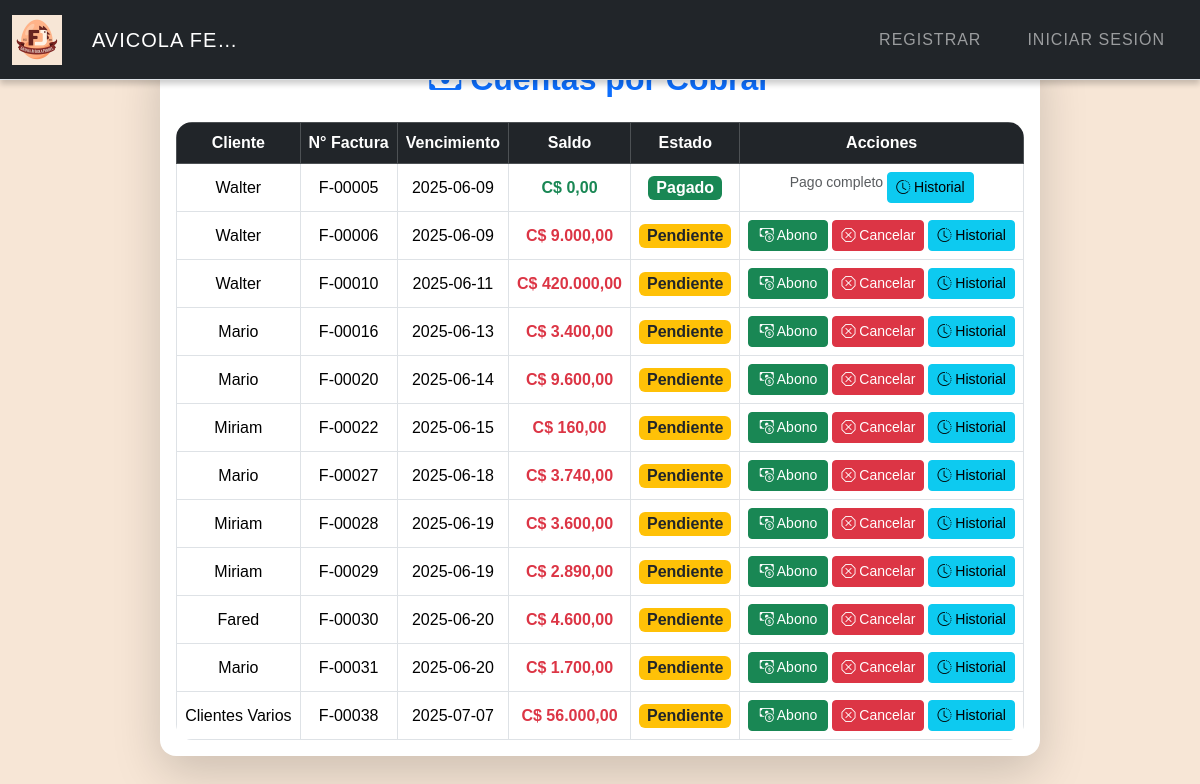
Page /cobros on the committed database.
### tables this page shows
CREATE TABLE Detalle_Cuentas_Por_Cobrar (
    ID_Cobro INTEGER PRIMARY KEY AUTOINCREMENT,
    ID_Movimiento INTEGER NOT NULL,
    Fecha DATE,
    ID_Cliente INTEGER NOT NULL,
    Num_Documento TEXT,
    Observacion TEXT,
    Fecha_Vencimiento DATE,
    Tipo_Movimiento INTEGER,
    Monto_Movimiento NUMERIC,
    IVA NUMERIC,
    Retencion NUMERIC,
    ID_Empresa INTEGER,
    FOREIGN KEY (ID_Cliente) REFERENCES Clientes(ID_Cliente),
    FOREIGN KEY (ID_Empresa) REFERENCES Empresa(ID_Empresa)
);

CREATE TABLE Clientes (
    ID_Cliente INTEGER PRIMARY KEY AUTOINCREMENT,
    Nombre TEXT NOT NULL,
    Telefono TEXT,
    Direccion TEXT,
    RUC_CEDULA TEXT
);

### app.py (the view)
@app.route("/cobros", methods=["GET"])
def cobros():
    try:
        cuentas = db.execute("""
            SELECT dcc.ID_Movimiento, dcc.Num_Documento AS Factura,
                   c.Nombre AS Cliente,
                   dcc.Monto_Movimiento AS Saldo,
                   dcc.Fecha_Vencimiento
            FROM Detalle_Cuentas_Por_Cobrar dcc
            JOIN Clientes c ON dcc.ID_Cliente = c.ID_Cliente
        """)
        return render_template("cobros.html", cuentas=cuentas)
    except Exception as e:
        flash(f"❌ Error al cargar los cobros: {e}", "danger")
        return redirect(url_for("index"))

### Templates/cobros.html (shortened to what this page needs)
{% extends "layout.html" %}
{% block main %}
<div class="container-fluid my-3 px-2 px-md-3">
    <div class="card shadow-lg border-0 rounded-4">
        <div class="card-body p-2 p-md-3">
            <h2 class="text-center mb-3 mb-md-4 text-primary fw-bold">
            </h2>
            <div class="table-responsive rounded-4">
                <table class="table table-hover table-bordered align-middle text-center mb-0">
                    <thead class="table-dark">
                        <tr>
                            <th class="d-none d-md-table-cell">Cliente</th>
                            <th>N° Factura</th>
                            <th class="d-none d-sm-table-cell">Vencimiento</th>
                            <th>Saldo</th>
                            <th>Estado</th>
                            <th>Acciones</th>
                        </tr>
                    </thead>
                    <tbody>
                        {% for cuenta in cuentas %}
                        <tr>
                            <td class="d-none d-md-table-cell">{{ cuenta.Cliente }}</td>
                            <td>{{ cuenta.Factura }}</td>
                            <td class="d-none d-sm-table-cell">{{ cuenta.Fecha_Vencimiento }}</td>
                            <td>
                                <span class="{% if cuenta.Saldo > 0 %}text-danger fw-bold{% else %}text-success fw-bold{% endif %}">
                                    {{ 'C$ ' ~ "{:,.2f}".format(cuenta.Saldo).replace(",", "X").replace(".", ",").replace("X", ".") }}
                                </span>
                            </td>
                            <td>
                                {% if cuenta.Saldo > 0 %}
                                    <span class="badge bg-warning text-dark py-1 px-2 fs-6">Pendiente</span>
                                {% else %}
                                    <span class="badge bg-success py-1 px-2 fs-6">Pagado</span>
                                {% endif %}
                            </td>
                            <td>
                                <div class="d-flex flex-wrap gap-1 justify-content-center">
                                    {% if cuenta.Saldo > 0 %}
                                        <a href="{{ url_for('registrar_cobro', id_venta=cuenta.ID_Movimiento) }}"
                                           class="btn btn-success btn-sm"
                                           data-bs-toggle="tooltip"
                                           title="Registrar cobro"
                                           style="min-width: 80px;">
                                            <i class="bi bi-cash-coin d-none d-md-inline"></i> Abono
                                        </a>
                                        <a href="{{ url_for('cancelar_deuda', id_venta=cuenta.ID_Movimiento) }}"
                                           class="btn btn-danger btn-sm"
                                           onclick="return confirm('¿Estás seguro que quieres cancelar esta deuda manualmente?');"
                                           data-bs-toggle="tooltip"
                                           title="Cancelar deuda"
                                           style="min-width: 80px;">
                                            <i class="bi bi-x-octagon d-none d-md-inline"></i> Cancelar
                                        </a>
                                    {% else %}
                                        <span class="text-muted small d-none d-md-inline">Pago completo</span>
                                    {% endif %}
                                    <a href="{{ url_for('historial_pagos', id_venta=cuenta.ID_Movimiento) }}"
                                       class="btn btn-info btn-sm"
                                       data-bs-toggle="tooltip"
                                       title="Historial de pagos"
                                       style="min-width: 80px;">
                                        <i class="bi bi-clock-history d-none d-md-inline"></i> Historial
                                    </a>
                                </div>
                            </td>
                        </tr>
                        {% else %}
                        <tr>
                            <td colspan="6" class="text-center">No hay cuentas por cobrar registradas.</td>
                        </tr>
                        {% endfor %}
                    </tbody>
                </table>
            </div>
        </div>
    </div>
</div>
{% endblock %}

### Templates/layout.html (shortened to what this page needs)
<!DOCTYPE html>
<html lang="es">
<head>
    <link href="https://cdn.jsdelivr.net/npm/bootstrap@5.3.3/dist/css/bootstrap.min.css" rel="stylesheet"
>
    <link rel="stylesheet" href="https://cdn.jsdelivr.net/npm/bootstrap-icons@1.11.1/font/bootstrap-icons.css">
    <link rel="stylesheet" href="{{ url_for('static', filename='styles.css') }}">
</head>
<body>
    <nav class="navbar navbar-expand-lg navbar-dark bg-dark border-bottom fixed-top">
        <div class="container-fluid">
            <div class="navbar-container">
                <div class="navbar-brand-container">
                    <img src="{{ url_for('static', filename='logoFerdel_web.png') }}"
                         alt="Logo de Ferdel"
                         width="50"
                         height="50"
                         class="img-fluid d-none d-sm-block">
                    <a class="navbar-brand" href="/">AVICOLA FERDEL</a>
                </div>
                <div class="collapse navbar-collapse navbar-menu" id="navbarNav">
                    {% if current_user.is_authenticated %}
                    <ul class="navbar-nav me-auto">
                        <li class="nav-item dropdown">
                            <a class="nav-link dropdown-toggle" href="#" id="comprasDropdown" role="button"
                               data-bs-toggle="dropdown" aria-expanded="false">
                                <i class="bi bi-cart-plus d-lg-none"></i>
                                <span>Compras</span>
                            </a>
                            <ul class="dropdown-menu" aria-labelledby="comprasDropdown">
                                <li><a class="dropdown-item" href="/compras"><i class="bi bi-plus-circle"></i>Agregar Compras</a></li>
                                <li><a class="dropdown-item" href="/gestionar_compras"><i class="bi bi-pencil-square"></i>Editar Compras</a></li>
                            </ul>
                        </li>
                        <li class="nav-item dropdown">
                            <a class="nav-link dropdown-toggle" href="#" id="ventasDropdown" role="button"
                               data-bs-toggle="dropdown" aria-expanded="false">
                                <i class="bi bi-cash-stack d-lg-none"></i>
                                <span>Ventas</span>
                            </a>
                            <ul class="dropdown-menu" aria-labelledby="ventasDropdown">
                                <li><a class="dropdown-item" href="/ventas"><i class="bi bi-plus-circle"></i>Agregar Ventas</a></li>
                                <li><a class="dropdown-item" href="/gestionar_ventas"><i class="bi bi-pencil-square"></i>Editar Ventas</a></li>
                            </ul>
                        </li>
                        <li class="nav-item dropdown">
                            <a class="nav-link dropdown-toggle" href="#" id="cobrosDropdown" role="button"
                               data-bs-toggle="dropdown" aria-expanded="false">
                                <i class="bi bi-currency-dollar d-lg-none"></i>
                                <span>Cobros</span>
                            </a>
                            <ul class="dropdown-menu" aria-labelledby="cobrosDropdown">
                                <li><a class="dropdown-item" href="{{ url_for('cobros') }}"><i class="bi bi-eye"></i>Ver Cobros</a></li>
                            </ul>
                        </li>
                        <li class="nav-item dropdown">
                            <a class="nav-link dropdown-toggle" href="#" id="pagosDropdown" role="button"
                               data-bs-toggle="dropdown" aria-expanded="false">
                                <i class="bi bi-credit-card d-lg-none"></i>
                                <span>Pagos</span>
                            </a>
                            <ul class="dropdown-menu" aria-labelledby="pagosDropdown">
                                <li><a class="dropdown-item" href="{{ url_for('pagos') }}"><i class="bi bi-eye"></i>Ver Pagos</a></li>
                            </ul>
                        </li>
                        <li class="nav-item dropdown">
                            <a class="nav-link dropdown-toggle" href="#" id="facturaDropdown" role="button"
                               data-bs-toggle="dropdown" aria-expanded="false">
                                <i class="bi bi-receipt d-lg-none"></i>
                                <span>Factura</span>
                            </a>
                            <ul class="dropdown-menu" aria-labelledby="facturaDropdown">
                                <li><a class="dropdown-item" href="{{ url_for('visualizar_facturas') }}"><i class="bi bi-eye"></i>Visualizar Factura</a></li>
                                <li><a class="dropdown-item" href="/factura_alterna"><i class="bi bi-file-earmark-plus"></i>Generar nueva Factura</a></li>
                            </ul>
                        </li>
                        <li class="nav-item dropdown">
                            <a class="nav-link dropdown-toggle" href="#" id="bodegaDropdown" role="button"
                               data-bs-toggle="dropdown" aria-expanded="false">
                                <i class="bi bi-box-seam d-lg-none"></i>
                                <span>Bodega</span>
                            </a>
                            <ul class="dropdown-menu" aria-labelledby="bodegaDropdown">
                                <li><a class="dropdown-item" href="/bodega"><i class="bi bi-eye"></i>Ver Bodega</a></li>
                                <li><a class="dropdown-item" href="{{ url_for('historial_inventario') }}"><i class="bi bi-clock-history"></i>Historial de Movimientos</a></li>
                            </ul>
                        </li>
                        <li class="nav-item dropdown">
                            <a class="nav-link dropdown-toggle" href="#" id="vehiculosDropdown" role="button"
                               data-bs-toggle="dropdown" aria-expanded="false">
                                <i class="bi bi-truck d-lg-none"></i>
                                <span>Vehiculos</span>
                            </a>
                            <ul class="dropdown-menu" aria-labelledby="vehiculosDropdown">
                                <li><a class="dropdown-item" href="{{ url_for('vehiculos') }}"><i class="bi bi-eye"></i>Ver Vehículos</a></li>
                                <li><a class="dropdown-item" href="{{ url_for('combustible') }}"><i class="bi bi-fuel-pump"></i>Gasto de Combustibles</a></li>
                                <li><a class="dropdown-item" href="#"><i class="bi bi-tools"></i>Gestionar Mantenimiento</a></li>
                            </ul>
                        </li>
                        <li class="nav-item dropdown">
                            <a class="nav-link dropdown-toggle" href="#" id="CatalogosDropdown" role="button"
                               data-bs-toggle="dropdown" aria-expanded="false">
                                <i class="bi bi-book d-lg-none"></i>
                                <span>Catálogos</span>
                            </a>
                            <ul class="dropdown-menu" aria-labelledby="CatalogosDropdown">
                                <li><a class="dropdown-item" href="/clientes"><i class="bi bi-people"></i>Gestionar Clientes</a></li>
                                <li><a class="dropdown-item" href="/proveedores"><i class="bi bi-truck"></i>Gestionar Proveedores</a></li>
                                <li><a class="dropdown-item" href="/productos"><i class="bi bi-box-seam"></i>Gestionar Productos</a></li>
                                <li><a class="dropdown-item" href="/empresa"><i class="bi bi-building"></i>Gestionar Empresa</a></li>
                                <li><a class="dropdown-item" href="{{ url_for('familia') }}"><i class="bi bi-diagram-3"></i>Gestionar Familias</a></li>
                                <li><a class="dropdown-item" href="{{ url_for('tipo_producto') }}"><i class="bi bi-tags"></i>Gestionar Tipos de Producto</a></li>
                            </ul>
                        </li>
                    </ul>
                    <ul class="navbar-nav">
                        <li class="nav-item">
                            <span class="nav-link text-white">
                                <i class="bi bi-person-circle d-lg-none"></i>
                                <span class="d-none d-md-inline">BIENVENIDO, </span>
                                <span class="d-inline d-md-none">Bienv. </span>
                                {{ current_user.username }}
                            </span>
                        </li>
                        <li class="nav-item">
                            <a class="nav-link" href="/logout">
                                <i class="bi bi-box-arrow-right d-lg-none"></i>
                                <span class="d-none d-sm-inline">Cerrar sesión</span>
                                <span class="d-inline d-sm-none">Salir</span>
                            </a>
                        </li>
                    </ul>
                    {% else %}
                    <ul class="navbar-nav ms-auto">
                        <li class="nav-item">
                            <a class="nav-link" href="/register">
                                <span class="d-none d-sm-inline">Registrar</span>
                            </a>
                        </li>
                        <li class="nav-item">
                            <a class="nav-link" href="/login">
                                <span class="d-none d-sm-inline">Iniciar sesión</span>
                            </a>
                        </li>
                    </ul>
                    {% endif %}
                </div>
            </div>
        </div>
    </nav>
    <main class="container-fluid py-3">
        <div class="row justify-content-center">
            <div class="col-12 col-xxl-10">
                {% block main %}
                {% endblock %}
            </div>
        </div>
    </main>
</body>
</html>

### rows in the picture
Detalle_Cuentas_Por_Cobrar: Cliente "Walter", Factura "F-00005", Fecha_Vencimiento "2025-06-09", Monto_Movimiento "C$ 0,00", shows "Pagado", shows "Pago completo"
Detalle_Cuentas_Por_Cobrar: Cliente "Walter", Factura "F-00006", Fecha_Vencimiento "2025-06-09", Monto_Movimiento "C$ 9.000,00", shows "Pendiente"
Detalle_Cuentas_Por_Cobrar: Cliente "Walter", Factura "F-00010", Fecha_Vencimiento "2025-06-11", Monto_Movimiento "C$ 420.000,00", shows "Pendiente"
Detalle_Cuentas_Por_Cobrar: Cliente "Mario", Factura "F-00016", Fecha_Vencimiento "2025-06-13", Monto_Movimiento "C$ 3.400,00", shows "Pendiente"
Detalle_Cuentas_Por_Cobrar: Cliente "Mario", Factura "F-00020", Fecha_Vencimiento "2025-06-14", Monto_Movimiento "C$ 9.600,00", shows "Pendiente"
Detalle_Cuentas_Por_Cobrar: Cliente "Miriam", Factura "F-00022", Fecha_Vencimiento "2025-06-15", Monto_Movimiento "C$ 160,00", shows "Pendiente"
Detalle_Cuentas_Por_Cobrar: Cliente "Mario", Factura "F-00027", Fecha_Vencimiento "2025-06-18", Monto_Movimiento "C$ 3.740,00", shows "Pendiente"
Detalle_Cuentas_Por_Cobrar: Cliente "Miriam", Factura "F-00028", Fecha_Vencimiento "2025-06-19", Monto_Movimiento "C$ 3.600,00", shows "Pendiente"
Detalle_Cuentas_Por_Cobrar: Cliente "Miriam", Factura "F-00029", Fecha_Vencimiento "2025-06-19", Monto_Movimiento "C$ 2.890,00", shows "Pendiente"
Detalle_Cuentas_Por_Cobrar: Cliente "Fared", Factura "F-00030", Fecha_Vencimiento "2025-06-20", Monto_Movimiento "C$ 4.600,00", shows "Pendiente"
Detalle_Cuentas_Por_Cobrar: Cliente "Mario", Factura "F-00031", Fecha_Vencimiento "2025-06-20", Monto_Movimiento "C$ 1.700,00", shows "Pendiente"
Detalle_Cuentas_Por_Cobrar: Cliente "Clientes Varios", Factura "F-00038", Fecha_Vencimiento "2025-07-07", Monto_Movimiento "C$ 56.000,00", shows "Pendiente"
